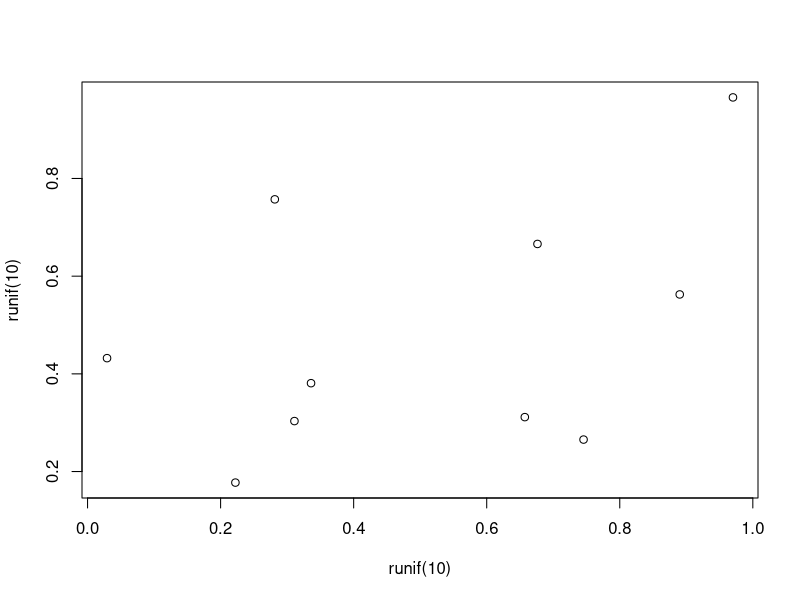

Generate this figure with R:
library(svglite)

path1 <- "../../figures/exploratory_figures/01_yr-built-map-2.png"

svglite(file = path1)
plot(runif(10), runif(10))
dev.off()
